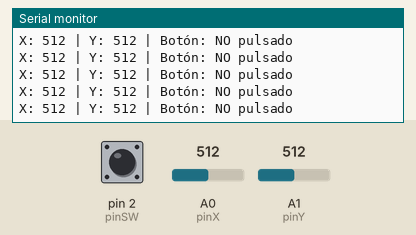
This sketch was run on a simulated Arduino Uno, built with avr-gcc and run on an emulated ATmega328P. On the bench: the last lines printed to the serial monitor. The inputs (shaded band) are chosen by the test bench; at power-on: pin 2 (pinSW) HIGH, A0 (pinX) = 512, A1 (pinY) = 512.

Above: at 1.2 s.
1.3 s: pin 2 (pinSW) pulled LOW for 0.25 s
At 1.56 s:
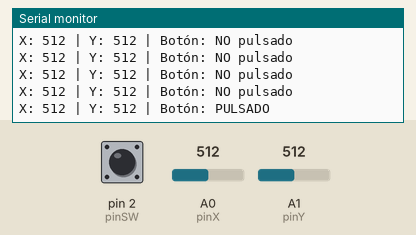
3.0 s: A0 (pinX) set to 716
At 3.17 s:
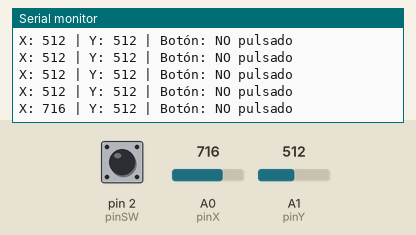
4.5 s: A1 (pinY) set to 716
At 4.57 s:
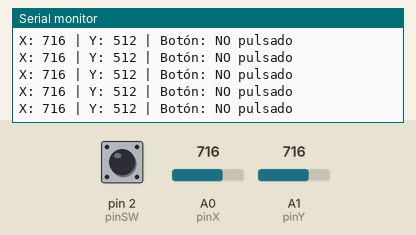
6.0 s: pin 2 (pinSW) pulled LOW for 1 s
At 6.18 s:
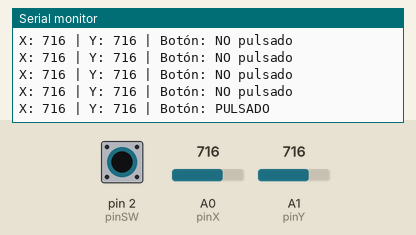
8.5 s: A0 (pinX) set to 900
At 8.59 s:
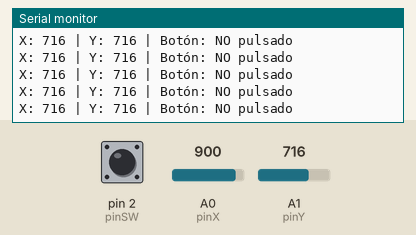
10.0 s: A1 (pinY) set to 900
At 10.2 s:
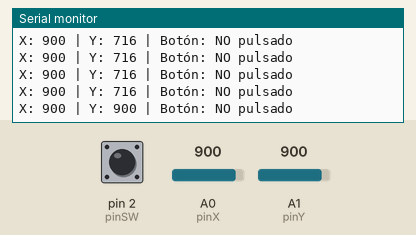
Timing chart, 0 to 12.5 s (numbered marks = the images above; inputs shaded):
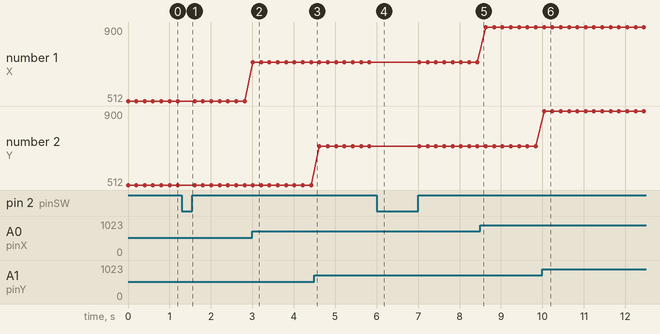

The sketch:

joysticks.ino
```cpp
// Pines conectados al joystick
const int pinX = A0;   // Eje X al pin analógico A0
const int pinY = A1;   // Eje Y al pin analógico A1
const int pinSW = 2;   // Botón (SW) al pin digital 2

void setup() {
  Serial.begin(9600);               // Inicializa la comunicación serial
  pinMode(pinSW, INPUT_PULLUP);     // Habilita la resistencia pull-up interna
}
void loop() {
  int x = analogRead(pinX);         // Lee el valor del eje X (0 a 1023)
  int y = analogRead(pinY);         // Lee el valor del eje Y (0 a 1023)
  bool swPressed = digitalRead(pinSW) == LOW; // Botón presionado si es LOW

  // Imprime los valores en el monitor serial
  Serial.print("X: ");
  Serial.print(x);
  Serial.print(" | Y: ");
  Serial.print(y);
  Serial.print(" | Botón: ");
  Serial.println(swPressed ? "PULSADO" : "NO pulsado");

  delay(200); // Pequeña pausa para facilitar la lectura
}
```

Measured:
- after the input at 1.3 s, the serial monitor: prints a new line after 0.11 s (image 1)
- after the input at 3.0 s, the serial monitor: prints a new line at once (image 2)
- after the input at 6.0 s, the serial monitor: prints a new line at once (image 4)
- after the input at 10.0 s, the serial monitor: prints a new line at once (image 6)
- plotted number 1: 512 → 716 after the input at 3.0 s, 716 → 900 after the input at 8.5 s
